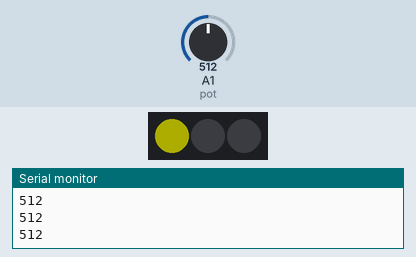
Bench run of a sketch on a simulated Arduino Uno, built with avr-gcc and run on an emulated ATmega328P. Shown: 3 RGB LEDs in strip order, left to right, the last lines printed to the serial monitor. Inputs (shaded band) come from the test bench; at power-on: A1 (pot) = 512. Dim RGB values are drawn brighter than linear.

Above: at 1.2 s.
1.3 s: A1 (pot) set to 588
2.8 s: A1 (pot) set to 612
At 4.0 s:
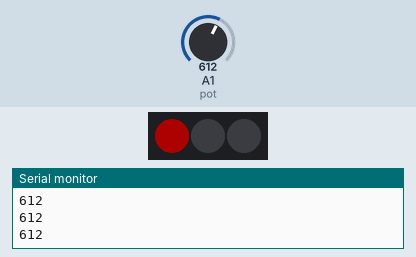
4.3 s: A1 (pot) set to 390
At 5.3 s:
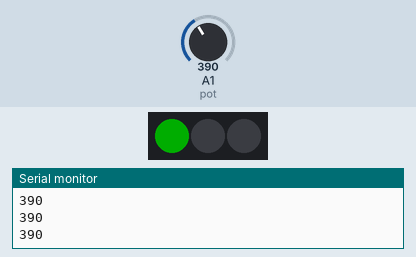
5.8 s: A1 (pot) set to 412
At 6.5 s:
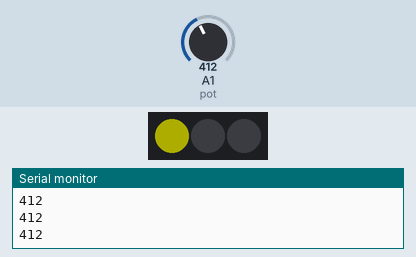
7.3 s: A1 (pot) set to 306
At 7.6 s:
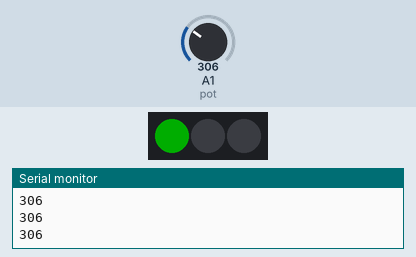
Timing chart, 0 to 9.8 s (numbered marks = the images above; inputs shaded):
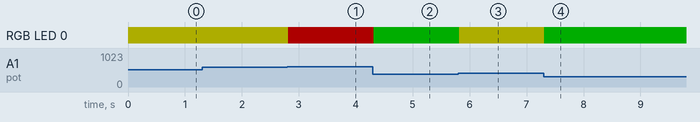

The sketch:

potent2.ino
```cpp
#include <Adafruit_NeoPixel.h>
Adafruit_NeoPixel strip(3, 3);
int pot = A1;
int val;
int switchVal=0;
void setup() {
pinMode(pot,INPUT);
strip.setBrightness(50);
  Serial.begin(9600);
  strip.begin();
  strip.clear();
  strip.show();
Serial.begin(9600);
}
void loop() {
val= analogRead(pot);
Serial.println(val);

switch (switchVal) {

    case 0:
    if(val >= 200 && val < 400)
    {
      strip.setPixelColor(0,0,255,0);
        strip.show();

    }
    if (val >= 400 && val < 600) {

        switchVal = 1;
        strip.clear();
      }
      if (val >= 600 && val < 800) {

        switchVal = 2;
        strip.clear();
      }
       if (val >= 0 && val < 200) {

        switchVal = 3;
        strip.clear();
      }

break;
case 1:
  if(val >= 400 && val < 600)
    {
      strip.setPixelColor(0,255,255,0);
        strip.show();

    }
     if (val >= 200 && val < 400) {

        switchVal = 0;
        strip.clear();
      }
        if (val >= 600 && val < 800 ) {

        switchVal = 2;
        strip.clear();
      }
       if (val >= 0 && val < 200) {

        switchVal = 3;
        strip.clear();
      }

    break;
 case 2:
  if(val >= 600 && val < 800)
    {
      strip.setPixelColor(0,255,0,0);
        strip.show();

    }
     if (val >= 200 && val < 400) {

        switchVal = 0;
        strip.clear();
      }
      if (val >= 400 && val < 600) {

        switchVal = 1;
        strip.clear();
      }
       if (val >= 0 && val < 200) {

        switchVal = 3;
        strip.clear();
      }

    break;
    case 3:
  if(val >= 0 && val < 200)
    {
      strip.setPixelColor(0,255,0,0);
        strip.show();

    }
     if (val >= 200 && val < 400) {

        switchVal = 0;
        strip.clear();
      }
      if (val >= 400 && val < 600) {

        switchVal = 2;
        strip.clear();
      }
       if (val >= 600 && val < 800) {

        switchVal = 3;
        strip.clear();
      }

    break;
}
}
```

Measured:
- the behaviour switches between 599 and 600 on A1 (pot) (found by bisection; images 0 and 1)
- the behaviour switches between 399 and 400 on A1 (pot) (found by bisection; images 2 and 3)
- after the input at 2.8 s, RGB LED 0: RGB(50, 50, 0) → RGB(50, 0, 0) at once
- after the input at 4.3 s, RGB LED 0: RGB(50, 0, 0) → RGB(0, 50, 0) at once
- after the input at 5.8 s, RGB LED 0: RGB(0, 50, 0) → RGB(50, 50, 0) at once
- after the input at 7.3 s, RGB LED 0: RGB(50, 50, 0) → RGB(0, 50, 0) at once
